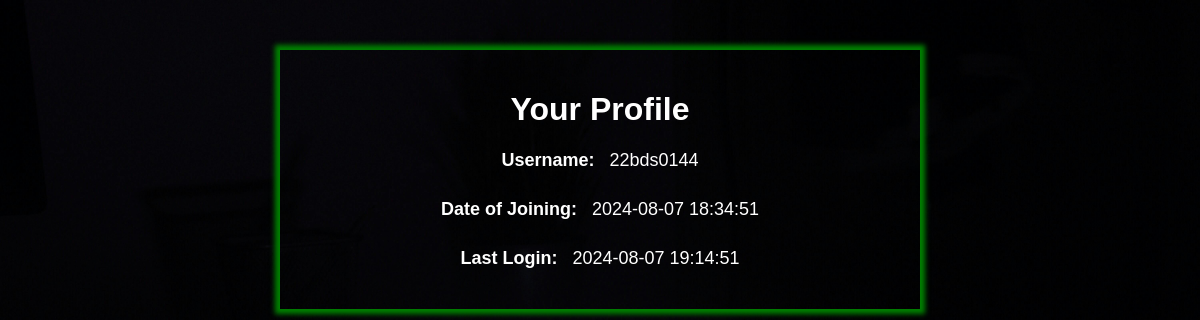
The app's page /profile (signed in), older data.
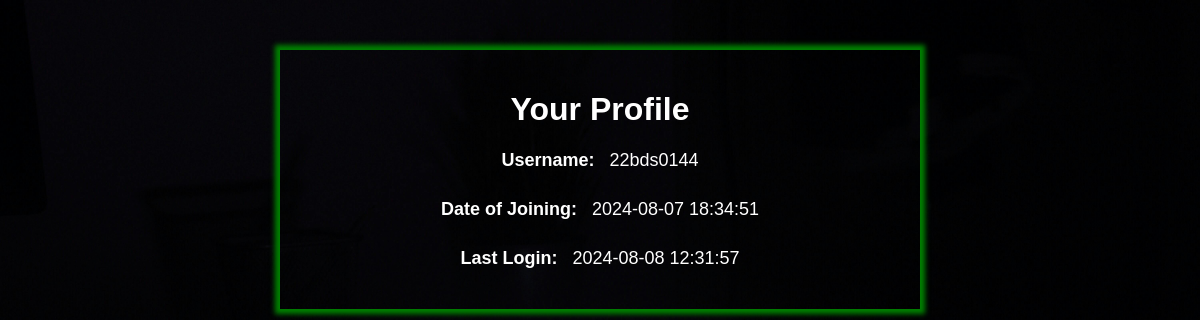
The same page, newer data.
### app.py (models this page shows, shortened)
class User(db.Model):
    id = db.Column(db.Integer, primary_key=True)
    username = db.Column(db.String(20), nullable=False, unique=True)
    password = db.Column(db.String(100), nullable=False)
    date_of_joining = db.Column(db.DateTime, nullable=False, default=datetime.utcnow)
    last_login = db.Column(db.DateTime, nullable=True)

### app.py (the view)
@app.route('/profile')
@login_required
def profile():
    user = User.query.filter_by(username=session['username']).first()
    return render_template('profile.html', user=user)

### app.py (called while the page is built)
def login_required(f):
    @wraps(f)
    def decorated_function(*args, **kwargs):
        if 'username' not in session:
            flash('You need to be logged in to access this page.', 'error')
            return redirect(url_for('login'))
        return f(*args, **kwargs)
    return decorated_function

### templates/profile.html (shortened to what this page needs)
<!DOCTYPE html>
<html lang="en">
<head>
</head>
<body>
    <div class="container">
        <h1>Your Profile</h1>
        <div class="profile-info">
            <p><strong>Username:&nbsp;&nbsp;</strong> {{ user.username }}</p><br>
            <p><strong>Date of Joining:&nbsp;&nbsp;</strong> {{ user.date_of_joining.strftime('%Y-%m-%d %H:%M:%S') }}</p><br>
            <p><strong>Last Login:&nbsp;&nbsp;</strong> {{ user.last_login.strftime('%Y-%m-%d %H:%M:%S') if user.last_login else 'Never' }}</p>
        </div>
    </div>
</body>
</html>

### templates/profile.html (style rules this page uses)
body { font-family: Arial, sans-serif; color:white; background: url('static/pexels-danbuilds-633409.jpg') no-repeat center fixed; background-size: cover; font-family: Arial, sans-serif; background-color: #f0f0f0; margin: 0; padding: 0; }
.container { max-width: 600px; margin: 50px auto; padding: 20px; background-color: transparent; box-shadow: 0 0 5px 5px green; }
h1,p { text-align: center; }
.profile-info { margin: 20px 0; }
.profile-info p { font-size: 18px; margin: 5px 0; }

Row changes from the older to the newer data that the page shows:
changed User "22bds0144": last_login "2024-08-07 19:14:51" → "2024-08-08 12:31:57"
